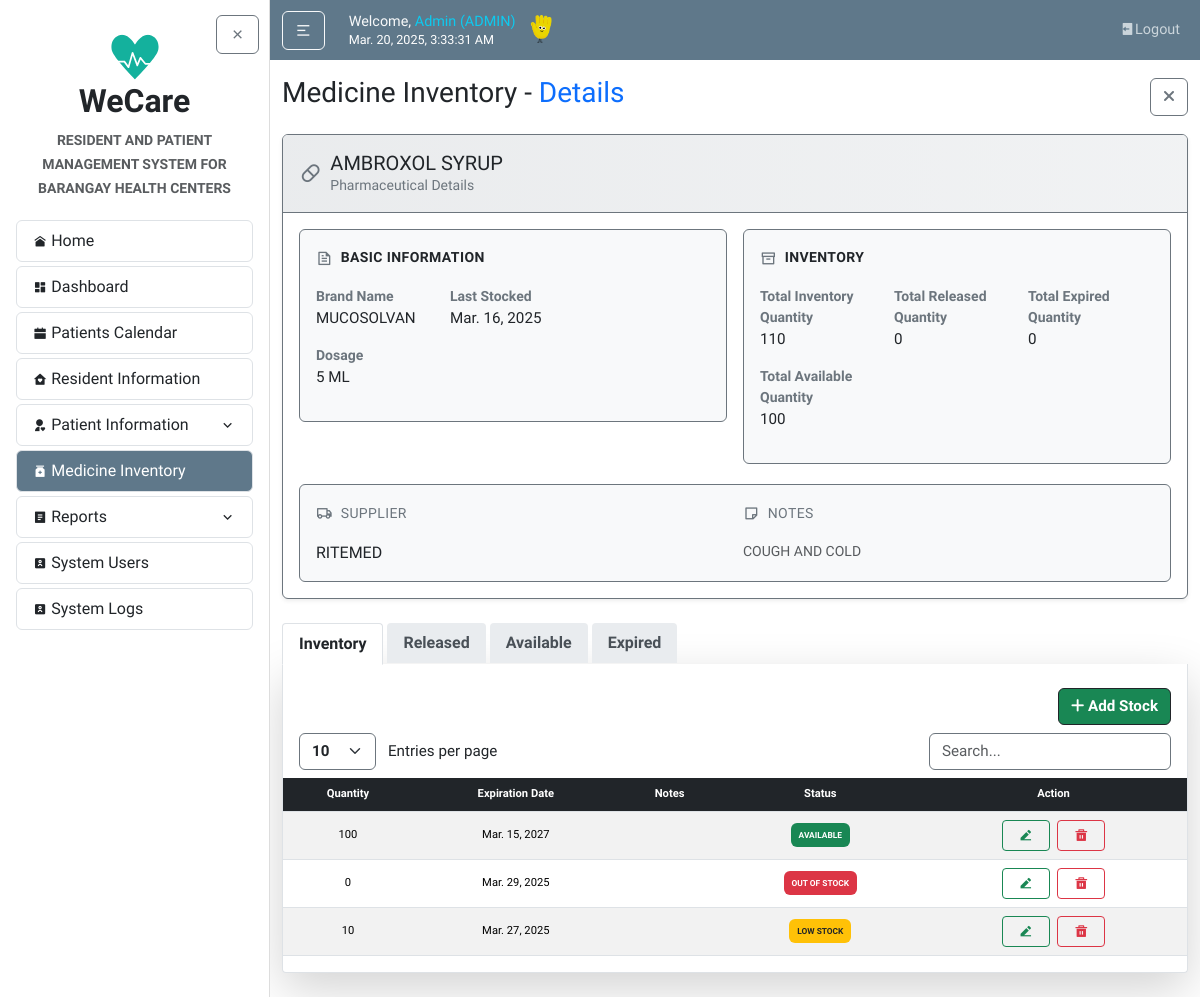
Page /medicines/18/ (signed in) on the earlier database version.
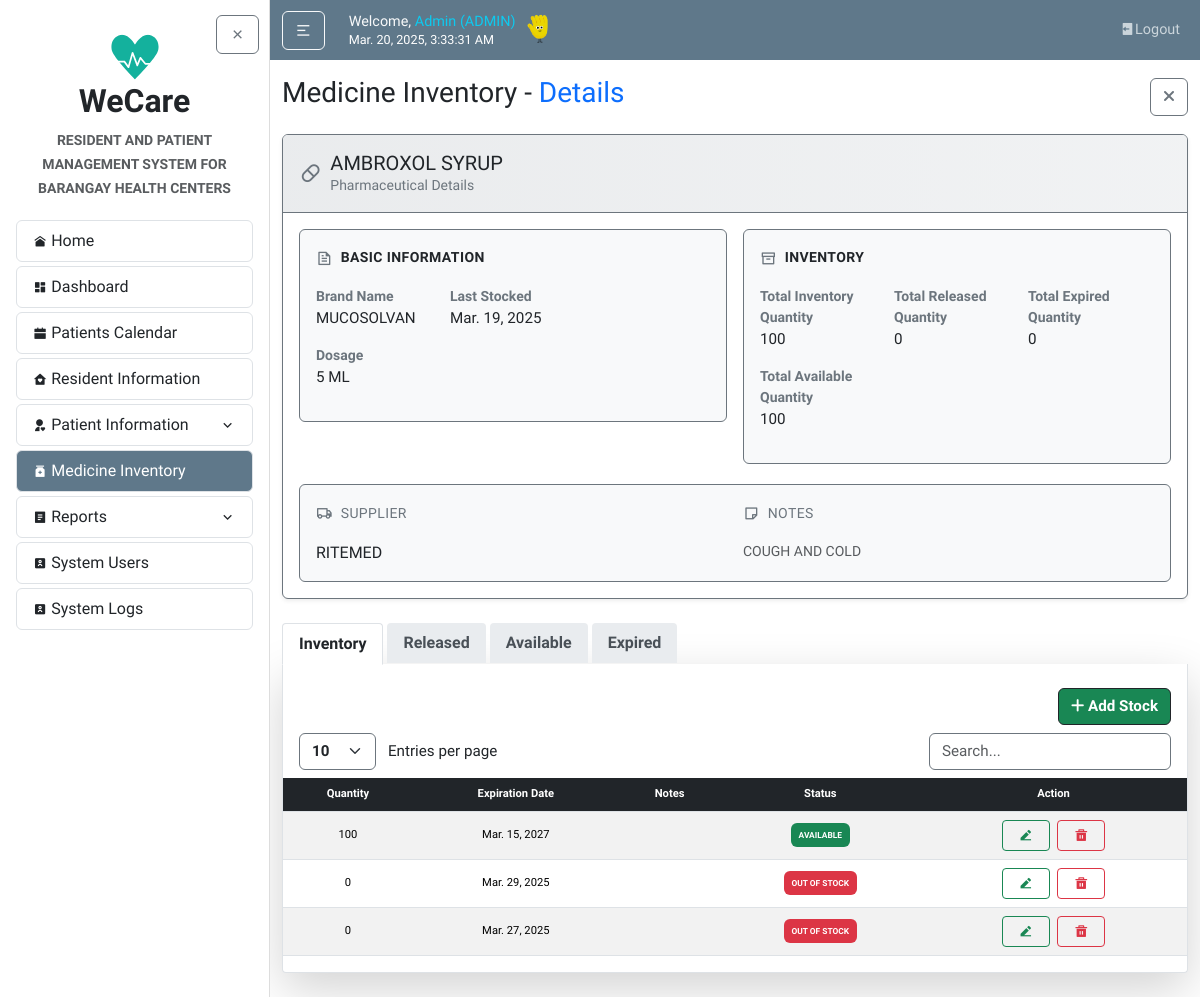
Same page on the later database version.
### medicineMonitoring/models.py (models this page shows, shortened)
class Medicine(models.Model):
    medicine_name = models.CharField(max_length=255)
    brand_name = models.CharField(max_length=255, blank=True, null=True)
    dosage = models.CharField(max_length=100, blank=True, null=True)
    total_quantity = models.PositiveIntegerField(default=0)
    supplier_name = models.CharField(max_length=255)
    date_last_stock = models.DateField(blank=True)
    notes = models.TextField(blank=True, null=True)
    @property
    def expired_quantity(self):
        today = date.today()
        expired_stocks = self.stocks.filter(expiration_date__lte=today)
        return sum(stock.quantity for stock in expired_stocks)

class MedicineStock(models.Model):
    medicine = models.ForeignKey(Medicine, on_delete=models.CASCADE, related_name="stocks")
    quantity = models.PositiveIntegerField(default=0)
    expiration_date = models.DateField()
    notes = models.TextField(blank=True, null=True)
    objects = MedicineStockManager()

### users/decorators.py (the view)
        def wrapper(request, *args, **kwargs):
            try:
                profile = request.user.userprofile
                if profile.userrole == 'ADMIN' or profile.userrole in allowed_roles:
                    return view_func(request, *args, **kwargs)
                else:
                    messages.warning(
                        request,
                        f"You don't have permission to access the {module_name} module."
                    )
                    return redirect('home')
            except UserProfile.DoesNotExist:
                messages.warning(
                    request,
                    f"Complete your profile to access the {module_name} module."
                )
                return redirect('home')

### medicineMonitoring/templates/medicineMonitoring/medicine_detail.html (shortened to what the changed rows need)
{% extends "home/layout.html" %}
{% load static %}
{% block body %}
  <div class="card info-card border-secondary shadow-sm">
    <div class="card-header bg-light border-secondary border-bottom py-3">
      <div class="d-flex align-items-center gap-2">
        <div>
          <h3 class="h5 mb-0 text-dark">{{ medicine.medicine_name }}</h3>
          <p class="text-secondary mb-0 small">Pharmaceutical Details</p>
        </div>
      </div>
    </div>
    <div class="card-body p-3">
      <div class="row g-3">
        <div class="col-md-6">
          <div class="info-box border border-secondary rounded p-3 mb-1">
            <dl class="row g-2">
              <div class="col-4">
                <dt class="text-secondary small">Brand Name</dt>
                <dd class="mb-0">{{ medicine.brand_name|default:"-" }}</dd>
              </div>
              <div class="col-4">
                <dt class="text-secondary small">Last Stocked</dt>
                <dd class="mb-0">{{ medicine.date_last_stock|date:"M. d, Y"|default:"-" }}</dd>
              </div>
            </dl>
            <dl class="row g-2">
              <div class="col-4">
                <dt class="text-secondary small">Dosage</dt>
                <dd class="mb-0">{{ medicine.dosage|default:"-" }}</dd>
              </div>
            </dl>
          </div>
        </div>
        <div class="col-md-6">
          <div class="info-box border border-secondary rounded p-3 mb-1">
            <dl class="row g-2">
              <div class="col-4">
                <dt class="text-secondary small">Total Inventory Quantity</dt>
                <dd class="mb-0">{{ medicine.total_quantity|default:"-" }}</dd>
              </div>
              <div class="col-4 mt-2">
                <dt class="text-secondary small">Total Expired Quantity</dt>
                <dd class="mb-0">{{ medicine.expired_quantity }}</dd>
              </div>
            </dl>
          </div>
        </div>
        <div class="col-12">
          <div class="info-box border border-secondary rounded p-3">
            <div class="row g-3">
              <div class="col-md-6">
                <div class="d-flex align-items-center gap-2 mb-3">
                  <i class="ri-truck-line text-secondary"></i>
                  <h4 class="text-uppercase small text-secondary mb-0">Supplier</h4>
                </div>
                <p class="mb-0">{{ medicine.supplier_name }}</p>
              </div>
              <div class="col-md-6">
                <div class="d-flex align-items-center gap-2 mb-3">
                  <i class="ri-sticky-note-line text-secondary"></i>
                  <h4 class="text-uppercase small text-secondary mb-0">Notes</h4>
                </div>
                <p class="mb-0 text-muted small">{{ medicine.notes|default:"No special notes" }}</p>
              </div>
            </div>
          </div>
        </div>
      </div>
    </div>
  </div>
  <article class="tab-content content-section shadow-lg p-0" id="stockTabsContent">
    <div class="tab-pane fade show active" id="stocks" role="tabpanel" aria-labelledby="stocks-tab">
      <div class="table-responsive mt-2">
        <table id="stocksDataTable" class="table table-striped projectTables">
          <thead class="table-dark">
            <tr>
              <th>Quantity</th>
              <th>Expiration Date</th>
              <th>Notes</th>
              <th>Status</th>
              {% if request.user.userprofile.userrole in "[ADMIN]" %}
                <th class="text-center">Action</th>
              {% endif %}
            </tr>
          </thead>
          <tbody>
            {% for stock in valid_stocks %}
            <tr>
              <td class="align-middle">{{ stock.quantity }}</td>
              <td class="align-middle">{{ stock.expiration_date|date:"M. d, Y" }}</td>
              <td class="align-middle">{{ stock.notes }}</td>
              <td class="align-middle">
                {% if stock.quantity <= 0 %}
                  <span class="badge p-2 fw-bold bg-danger">OUT OF STOCK</span>
                {% elif stock.quantity <= 10 %}
                  <span class="badge p-2 fw-bold bg-warning text-dark">LOW STOCK</span>
                {% else %}
                  <span class="badge p-2 fw-bold bg-success">AVAILABLE</span>
                {% endif %}
              </td>
              {% if request.user.userprofile.userrole in "[ADMIN]" %}
                <td class="align-middle text-center">
                  <a href="{% url 'stock-update' stock.pk %}" class="btn btn-sm btn-outline-success me-1 px-3"><i class="ri-edit-2-fill"></i></a>
                  <button type="button" data-bs-toggle="modal" data-bs-target="#myModal" data-deleteData="{{ medicine.medicine_name }}" data-ID="{{ stock.pk }}" data-moduleName="Delete the stocks entry" class="btn btn-sm btn-outline-danger px-3"><i class="ri-delete-bin-5-fill"></i></button>
                </td>
              {% endif %}
            </tr>
            {% endfor %}
          </tbody>
        </table>
      </div>
    </div>
  </article>
{% endblock body %}

Differences in the rows shown:
changed Medicine "AMBROXOL SYRUP": date_last_stock "Mar. 16, 2025" → "Mar. 19, 2025"; total_quantity "110" → "100"
changed MedicineStock "Mar. 27, 2025": quantity "10" → "0"; quantity "LOW STOCK" → "OUT OF STOCK"
